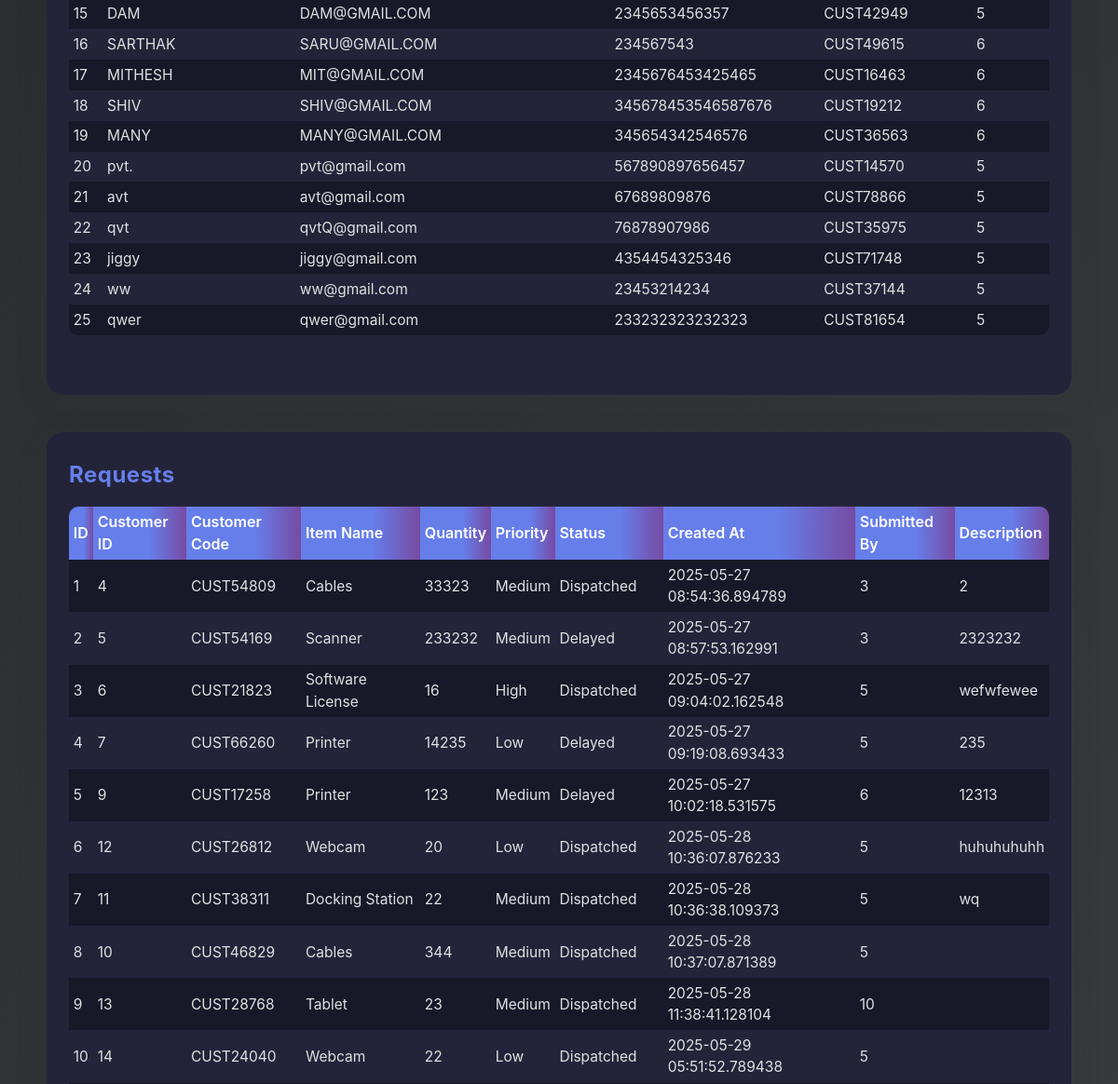
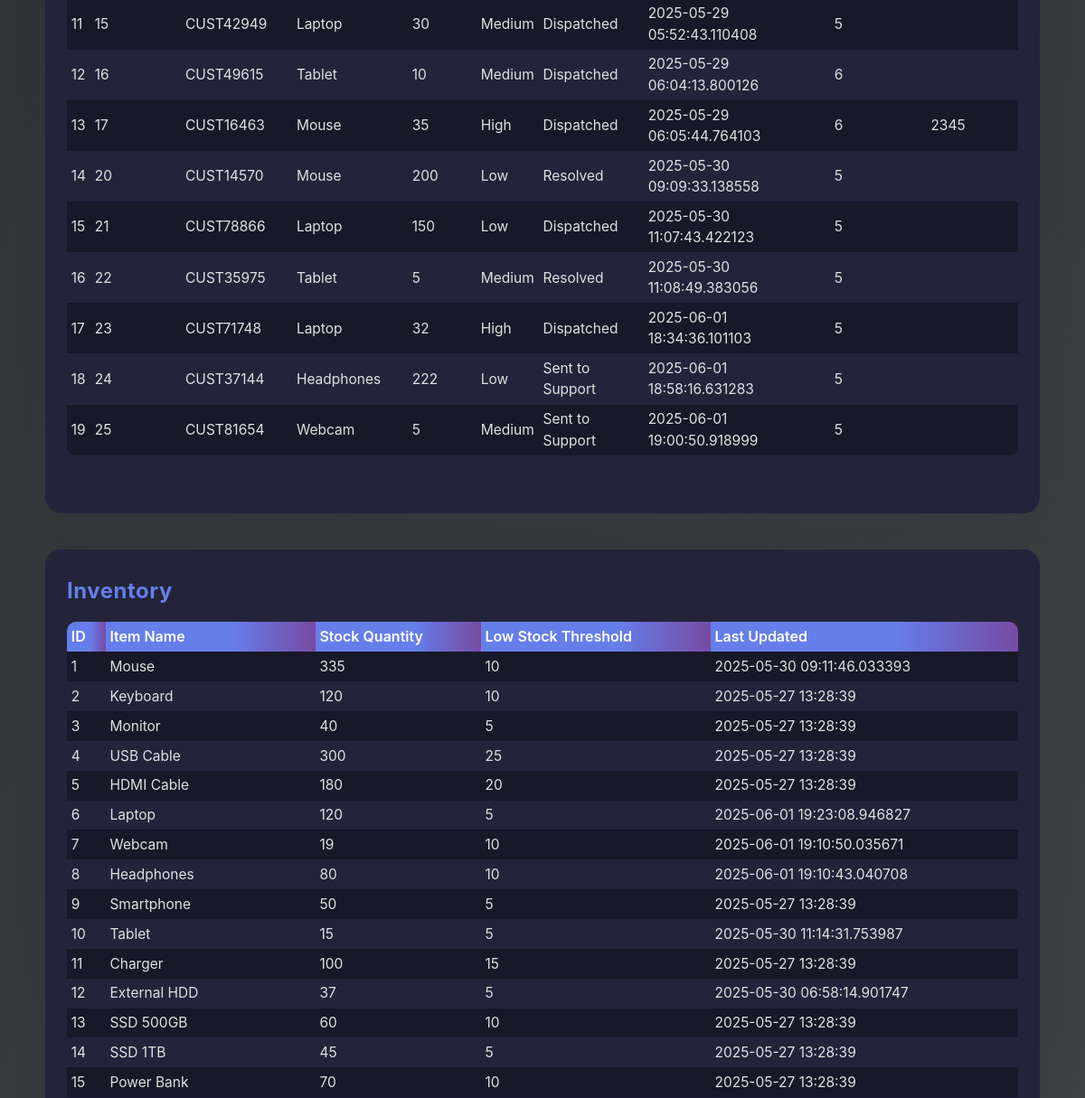
Before: /all-tables (signed in, middle part) with the older database file (2 pictures, top to bottom).
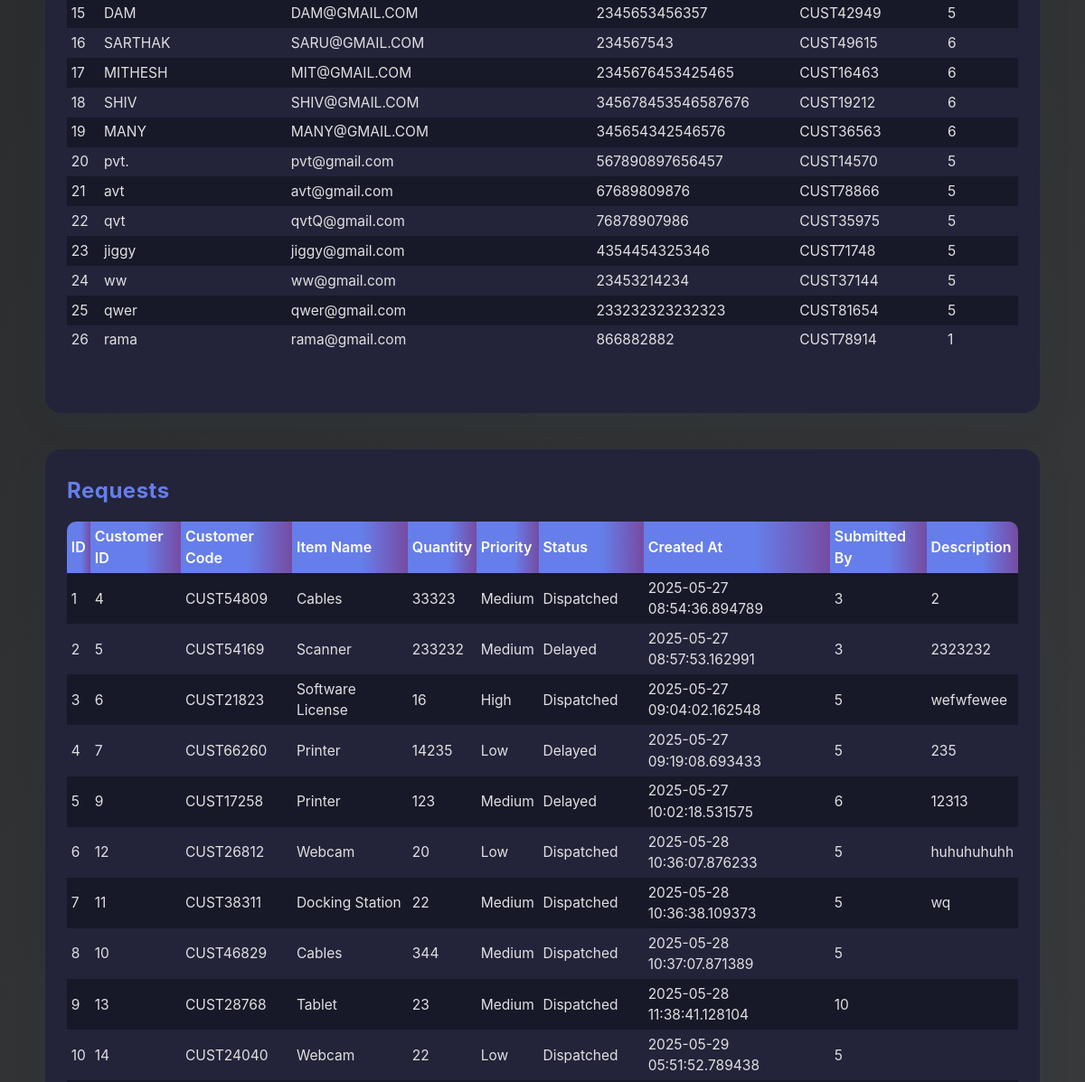
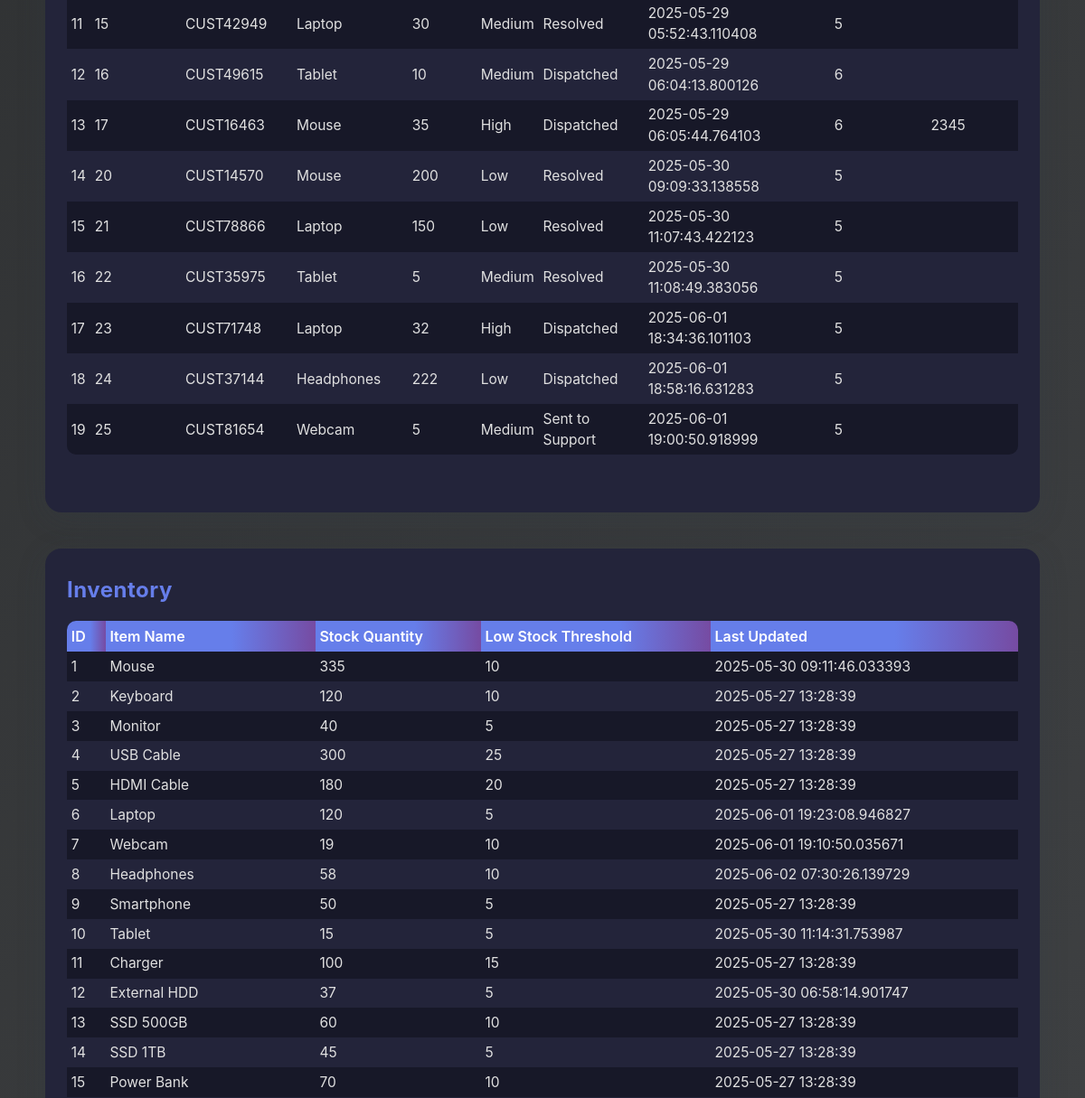
After: the same page with the newer database file (2 pictures, top to bottom).
### models.py (models this page shows)
class Customer(db.Model):
    id = db.Column(db.Integer, primary_key=True)
    name = db.Column(db.String(150), nullable=False)
    email = db.Column(db.String(120), unique=True, nullable=True)
    phone = db.Column(db.String(20), nullable=True)
    customer_code = db.Column(db.String(20), unique=True, nullable=False)  # 🔹 NEW FIELD
    user_id = db.Column(db.Integer, db.ForeignKey('user.id'), nullable=False)
    requests = db.relationship('Request', backref='customer', lazy=True)

class Request(db.Model):
    id = db.Column(db.Integer, primary_key=True)
    customer_id = db.Column(db.Integer, db.ForeignKey('customer.id'), nullable=False)
    customer_code = db.Column(db.String(50), nullable=False)  # <-- Newly added
    item_name = db.Column(db.String(100), nullable=False)
    quantity = db.Column(db.Integer, nullable=False)
    priority = db.Column(db.String(50), nullable=False)
    status = db.Column(db.String(50), default='New')
    created_at = db.Column(db.DateTime, default=datetime.utcnow)
    submitted_by = db.Column(db.Integer, db.ForeignKey('user.id'))
    description = db.Column(db.Text, nullable=True)

class Inventory(db.Model):
    id = db.Column(db.Integer, primary_key=True)
    item_name = db.Column(db.String(100), unique=True, nullable=False)  # e.g., "Mouse", "Monitor"
    stock_quantity = db.Column(db.Integer, nullable=False, default=0)   # Available quantity
    low_stock_threshold = db.Column(db.Integer, default=5)  # 🔔 For low stock alerts
    last_updated = db.Column(db.DateTime, default=datetime.utcnow, onupdate=datetime.utcnow)

### app.py (the view)
@app.route('/all-tables')
@login_required
@role_required('admin')
def all_tables():
    users = User.query.all()
    customers = Customer.query.all()
    requests = Request.query.all()
    inventory = Inventory.query.all()
    return render_template(
        'all_tables.html',
        users=users,
        customers=customers,
        requests=requests,
        inventory=inventory,
    )

### app.py (called while the page is built)
def role_required(*roles):
    def decorator(f):
        @wraps(f)
        def wrapped(*args, **kwargs):
            if current_user.role not in roles:
                abort(403)
            return f(*args, **kwargs)
        return wrapped
    return decorator

@login_manager.user_loader
def load_user(user_id):
    return User.query.get(int(user_id))

@app.after_request
def add_header(response):
    response.headers["Cache-Control"] = "no-cache, no-store, must-revalidate, private"
    response.headers["Pragma"] = "no-cache"
    response.headers["Expires"] = "-1"
    return response

### templates/all_tables.html (shortened to what this page needs)
<!DOCTYPE html>
<html lang="en">
<head>
  <link rel="stylesheet" href="https://stackpath.bootstrapcdn.com/bootstrap/4.5.2/css/bootstrap.min.css">
</head>
<body>
<div class="container-fluid px-0">
  <div class="table-card">
    <div class="table-responsive mb-4">
      <table class="table table-bordered table-striped table-sm">
        <tbody>
          {% for c in customers %}
          <tr><td>{{ c.id }}</td><td>{{ c.name }}</td><td>{{ c.email }}</td><td>{{ c.phone }}</td><td>{{ c.customer_code }}</td><td>{{ c.user_id }}</td></tr>
          {% endfor %}
        </tbody>
      </table>
    </div>
  </div>
  <div class="table-card">
    <h2>Requests</h2>
    <div class="table-responsive mb-4">
      <table class="table table-bordered table-striped table-sm">
        <thead><tr><th>ID</th><th>Customer ID</th><th>Customer Code</th><th>Item Name</th><th>Quantity</th><th>Priority</th><th>Status</th><th>Created At</th><th>Submitted By</th><th>Description</th></tr></thead>
        <tbody>
          {% for r in requests %}
          <tr><td>{{ r.id }}</td><td>{{ r.customer_id }}</td><td>{{ r.customer_code }}</td><td>{{ r.item_name }}</td><td>{{ r.quantity }}</td><td>{{ r.priority }}</td><td>{{ r.status }}</td><td>{{ r.created_at }}</td><td>{{ r.submitted_by }}</td><td>{{ r.description }}</td></tr>
          {% endfor %}
        </tbody>
      </table>
    </div>
  </div>
  <div class="table-card">
    <h2>Inventory</h2>
    <div class="table-responsive mb-4">
      <table class="table table-bordered table-striped table-sm">
        <thead><tr><th>ID</th><th>Item Name</th><th>Stock Quantity</th><th>Low Stock Threshold</th><th>Last Updated</th></tr></thead>
        <tbody>
          {% for i in inventory %}
          <tr><td>{{ i.id }}</td><td>{{ i.item_name }}</td><td>{{ i.stock_quantity }}</td><td>{{ i.low_stock_threshold }}</td><td>{{ i.last_updated }}</td></tr>
          {% endfor %}
        </tbody>
      </table>
    </div>
  </div>
</div>
</body>
</html>

Changed rows visible on the page:
added Customer: id "26", name "rama", email "rama@gmail.com", phone "866882882", customer_code "CUST78914", user_id "1"
changed Request "CUST42949": status "Dispatched" → "Resolved"
changed Request "CUST78866": status "Dispatched" → "Resolved"
changed Request "CUST37144": status "Sent to Support" → "Dispatched"
changed Inventory "Headphones": stock_quantity "80" → "58"; last_updated "2025-06-01 19:10:43.040708" → "2025-06-02 07:30:26.139729"
